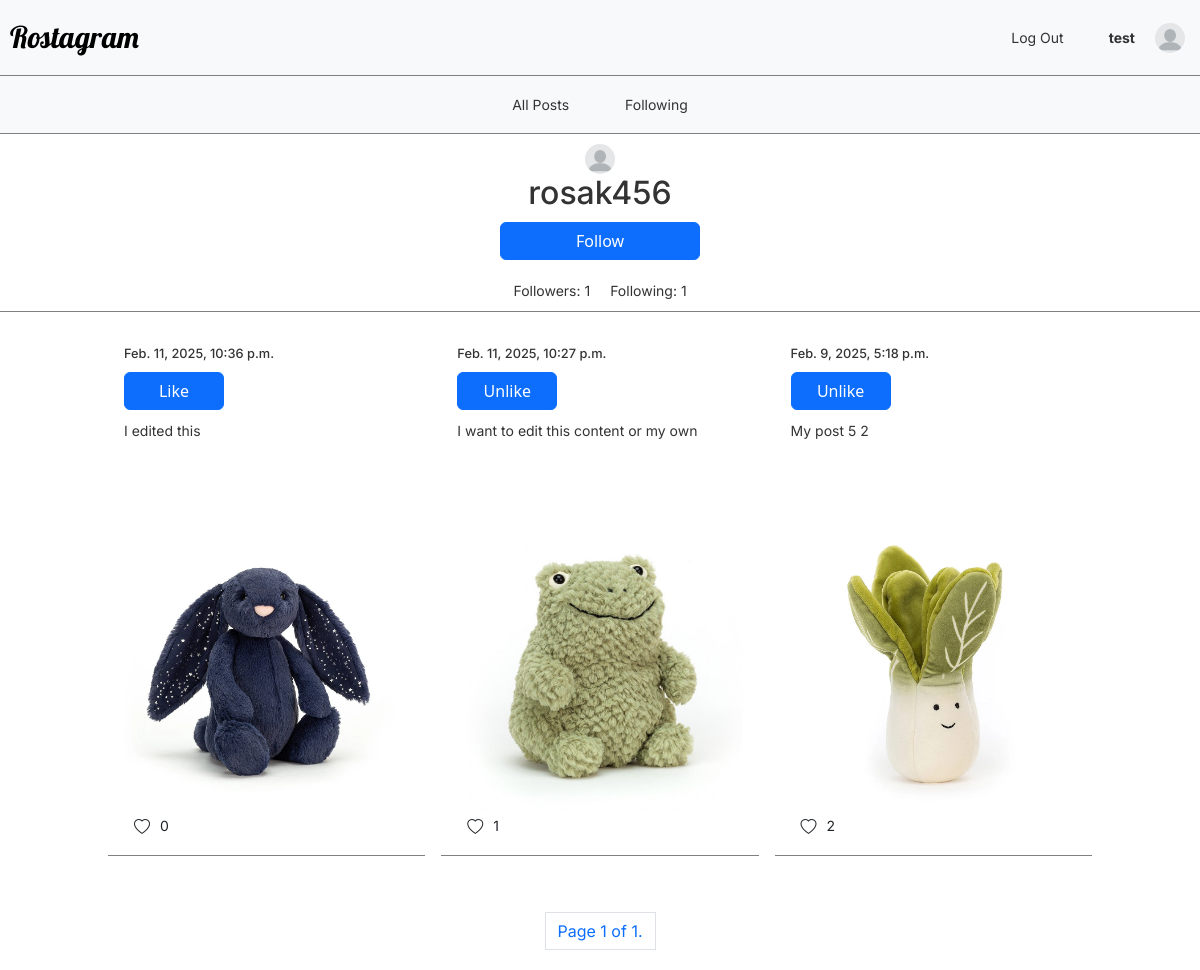
The app's page /profile/rosak456/ (signed in) with its own data.
### network/models.py (models this page shows)
class User(AbstractUser):
    bio = models.TextField(blank=True, null=True, default=None)
    profile_picture = models.ImageField(upload_to="images/User/%d/%m/%y", default="profile-default.webp")

class Post(models.Model):
    user = models.ForeignKey(User, on_delete=models.CASCADE, related_name='posts', null=True)
    created_at = models.DateTimeField(auto_now_add=True)
    content = models.TextField(blank=True, default=None, null=True)
    image = models.ImageField(upload_to="images/Post/%d/%m/%y")

### network/views.py (the view)
# urls.py: path("profile/<str:username>/", views.profile_view, name="profile"),
def profile_view(request, username):
    user = request.user
    profile_user = get_object_or_404(User, username=username)
    posts = Post.objects.filter(user=profile_user).order_by("-created_at")
    paginator = Paginator(posts, 10)
    page_number = request.GET.get("page")
    page_obj = paginator.get_page(page_number)
    is_following = Follow.objects.filter(users=profile_user, follower=request.user).exists()
    for post in page_obj.object_list:
        post.is_liked = post.likes.filter(user=user).exists()
    return render(request, "network/profile.html", {
        "posts": page_obj.object_list,
        "profile_user": profile_user,
        "is_following": is_following,
        "page_obj": page_obj
    })

### network/templates/network/profile.html (shortened to what this page needs)
{% extends "network/layout.html" %}
{% block body %}
    <div class="page-heading">
        <img src="{{ profile_user.profile_picture.url }}" class="profile-img">
        <h2>{{ profile_user.username }}</h2>
    </div>
    {% if user.username != profile_user.username %}
    <div class="profile-follow-btn-container">
        <button class="btn btn-primary follow-btn" data-profile-username="{{ profile_user.username }}">
            {% if is_following %}
                Unfollow
            {% else %}
                Follow
            {% endif %}
        </button>
    </div>
    {% endif %}
    <div class="profile-follow-container">
        <p class="follow-count" id="follow-count-{{ profile_user.username }}">Followers: {{ profile_user.followers.count }}</p>
        <p>Following: {{ profile_user.following.count }}</p>
    </div>
    <div class="all-posts-container">
        {% for post in page_obj %}
            <div class="post-container">
                <div class="post-timestamp">
                    <h6>{{ post.created_at }}</h6>
                </div>
                <div class="post-details" id="post-{{ post.id }}">
                    <div class="post-topbar">
                        {% if user.is_authenticated %}
                        <div class="post-btn-container">
                            {% if user.username != post.user.username %}
                            <button class="btn btn-primary like-btn" data-post-id="{{ post.id }}">
                                {% if post.is_liked %}
                                    Unlike
                                {% else %}
                                    Like
                                {% endif %}
                            </button>
                            {% else %}
                            {% csrf_token %}
                                <button class="btn btn-success edit-btn" data-post-id="{{ post.id }}">
                                    Edit
                                </button>
                            {% endif %}
                        </div>
                        {% endif %}
                    </div>
                    <div class="post-content-container">
                        <p id="post-content-{{ post.id }}">{{ post.content }}</p>
                    </div>
                </div>
                <img src="{{ post.image.url }}" class="post-img">
                <div class="like-container">
                    <i class="bi bi-heart"></i>
                    <div class="like-count" id="like-count-{{ post.id }}">
                        {{ post.likes.count }}
                    </div>
                </div>
            </div>
        {% endfor %}
    </div>
    <div class="pagination">
        <span class="step-links">
            <span class="current page-link">
                Page {{ page_obj.number }} of {{ page_obj.paginator.num_pages }}.
            </span>
        </span>
    </div>
{% endblock %}

### network/templates/network/layout.html (shortened to what this page needs)
{% load static %}
<!DOCTYPE html>
<html lang="en">
    <head>
        <link rel="stylesheet" href="https://cdn.jsdelivr.net/npm/bootstrap@5.3.3/dist/css/bootstrap.min.css">
        <link rel="stylesheet" href="https://cdn.jsdelivr.net/npm/bootstrap-icons@1.11.3/font/bootstrap-icons.min.css">
        <link href="{% static 'network/styles.css' %}" rel="stylesheet">
    </head>
    <body>
        <nav class="navbar navbar-expand-lg navbar-light bg-light">
            <div class="navbar-items">
                <a class="navbar-brand" href="{% url 'index' %}">Rostagram</a>
                {% if user.is_authenticated %}
                <li class="nav-item">
                    <a class="nav-link" href="{% url 'logout' %}">Log Out</a>
                </li>
                <li class="nav-item profile-details">
                    <a class="nav-link profile-username" href="{% url 'profile' user.username %}"><strong>{{ user.username }}</strong></a>
                    <img src="{{ user.profile_picture.url }}" class="profile-img">
                </li>
                {% endif %}
            </div>
        </nav>
        <nav class="navbar navbar-expand-lg navbar-light bg-light navbar-2">
            <div class="navbar-items">
              <ul class="navbar-nav mr-auto">
                <li class="nav-item">
                  <a class="nav-link" href="{% url 'index' %}">All Posts</a>
                </li>
                {% if user.is_authenticated %}
                    <li class="nav-item">
                        <a class="nav-link" href="{% url 'following' %}">Following</a>
                    </li>
                {% endif %}
              </ul>
            </div>
        </nav>
        <div class="body">
            {% block body %}
            {% endblock %}
        </div>
    </body>
</html>

### records on screen
User: username "test", profile_picture (placeholder picture)
User: profile_picture (placeholder picture), username "rosak456", followers.count "1", following.count "1"
Post: created_at "Feb. 11, 2025, 10:36 p.m.", shows "Like", content "I edited this", image (picture), likes.count "0"
Post: created_at "Feb. 11, 2025, 10:27 p.m.", shows "Unlike", content "I want to edit this content or my own", image (picture), likes.count "1"
Post: created_at "Feb. 9, 2025, 5:18 p.m.", shows "Unlike", content "My post 5 2", image (picture), likes.count "2"

### other values on screen
{{ page_obj.number }} "1"
{{ page_obj.paginator.num_pages }} "1"
